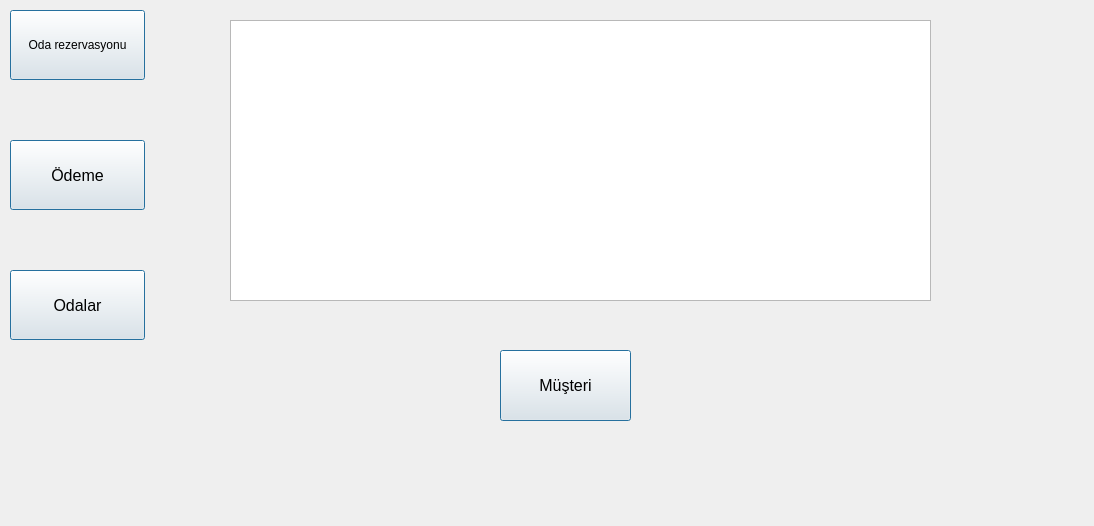
<?xml version="1.0" encoding="UTF-8"?>
<ui version="4.0">
 <class>MainWindow</class>
 <widget class="QMainWindow" name="MainWindow">
  <property name="geometry">
   <rect>
    <x>0</x>
    <y>0</y>
    <width>1094</width>
    <height>526</height>
   </rect>
  </property>
  <property name="font">
   <font>
    <kerning>false</kerning>
   </font>
  </property>
  <property name="windowTitle">
   <string>Rezervasyon</string>
  </property>
  <widget class="QWidget" name="centralWidget">
   <widget class="QLabel" name="imgLabel">
    <property name="geometry">
     <rect>
      <x>160</x>
      <y>0</y>
      <width>561</width>
      <height>321</height>
     </rect>
    </property>
    <property name="text">
     <string/>
    </property>
   </widget>
   <widget class="QPushButton" name="btnRoomBooking">
    <property name="geometry">
     <rect>
      <x>10</x>
      <y>10</y>
      <width>135</width>
      <height>70</height>
     </rect>
    </property>
    <property name="font">
     <font>
      <pointsize>9</pointsize>
      <kerning>false</kerning>
     </font>
    </property>
    <property name="text">
     <string>Oda rezervasyonu</string>
    </property>
    <property name="autoDefault">
     <bool>true</bool>
    </property>
    <property name="default">
     <bool>true</bool>
    </property>
    <property name="flat">
     <bool>false</bool>
    </property>
   </widget>
   <widget class="QPushButton" name="btnRoomCheckout">
    <property name="geometry">
     <rect>
      <x>10</x>
      <y>140</y>
      <width>135</width>
      <height>70</height>
     </rect>
    </property>
    <property name="font">
     <font>
      <pointsize>12</pointsize>
      <kerning>false</kerning>
     </font>
    </property>
    <property name="text">
     <string>Ödeme</string>
    </property>
    <property name="default">
     <bool>true</bool>
    </property>
    <property name="flat">
     <bool>false</bool>
    </property>
   </widget>
   <widget class="QPushButton" name="btnCheckAvailability">
    <property name="geometry">
     <rect>
      <x>10</x>
      <y>270</y>
      <width>135</width>
      <height>70</height>
     </rect>
    </property>
    <property name="font">
     <font>
      <pointsize>12</pointsize>
      <kerning>false</kerning>
     </font>
    </property>
    <property name="text">
     <string>Odalar</string>
    </property>
    <property name="autoDefault">
     <bool>true</bool>
    </property>
    <property name="default">
     <bool>true</bool>
    </property>
    <property name="flat">
     <bool>false</bool>
    </property>
   </widget>
   <widget class="QTableView" name="tableView">
    <property name="geometry">
     <rect>
      <x>230</x>
      <y>20</y>
      <width>701</width>
      <height>281</height>
     </rect>
    </property>
   </widget>
   <widget class="QPushButton" name="pushButton">
    <property name="geometry">
     <rect>
      <x>500</x>
      <y>350</y>
      <width>131</width>
      <height>71</height>
     </rect>
    </property>
    <property name="font">
     <font>
      <pointsize>12</pointsize>
      <kerning>false</kerning>
     </font>
    </property>
    <property name="text">
     <string>Müşteri</string>
    </property>
    <property name="autoDefault">
     <bool>true</bool>
    </property>
    <property name="default">
     <bool>true</bool>
    </property>
   </widget>
  </widget>
 </widget>
 <layoutdefault spacing="6" margin="11"/>
 <resources/>
 <connections/>
</ui>
